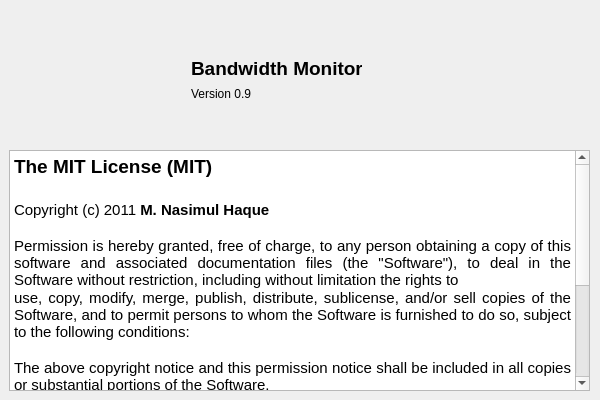
<?xml version="1.0" encoding="UTF-8"?>
<ui version="4.0">
 <class>AboutDialog</class>
 <widget class="QDialog" name="AboutDialog">
  <property name="geometry">
   <rect>
    <x>0</x>
    <y>0</y>
    <width>600</width>
    <height>400</height>
   </rect>
  </property>
  <property name="sizePolicy">
   <sizepolicy hsizetype="Fixed" vsizetype="Fixed">
    <horstretch>0</horstretch>
    <verstretch>0</verstretch>
   </sizepolicy>
  </property>
  <property name="minimumSize">
   <size>
    <width>600</width>
    <height>400</height>
   </size>
  </property>
  <property name="maximumSize">
   <size>
    <width>600</width>
    <height>400</height>
   </size>
  </property>
  <property name="windowTitle">
   <string>About</string>
  </property>
  <widget class="QLabel" name="label">
   <property name="geometry">
    <rect>
     <x>191</x>
     <y>57</y>
     <width>171</width>
     <height>22</height>
    </rect>
   </property>
   <property name="font">
    <font>
     <pointsize>14</pointsize>
    </font>
   </property>
   <property name="text">
    <string>&lt;b&gt;Bandwidth Monitor&lt;/b&gt;</string>
   </property>
  </widget>
  <widget class="QLabel" name="label_2">
   <property name="geometry">
    <rect>
     <x>191</x>
     <y>85</y>
     <width>75</width>
     <height>17</height>
    </rect>
   </property>
   <property name="text">
    <string>Version 0.9</string>
   </property>
  </widget>
  <widget class="QTextEdit" name="textEdit">
   <property name="enabled">
    <bool>true</bool>
   </property>
   <property name="geometry">
    <rect>
     <x>9</x>
     <y>150</y>
     <width>581</width>
     <height>241</height>
    </rect>
   </property>
   <property name="readOnly">
    <bool>true</bool>
   </property>
   <property name="html">
    <string>&lt;!DOCTYPE HTML PUBLIC &quot;-//W3C//DTD HTML 4.0//EN&quot; &quot;http://www.w3.org/TR/REC-html40/strict.dtd&quot;&gt;
&lt;html&gt;&lt;head&gt;&lt;meta name=&quot;qrichtext&quot; content=&quot;1&quot; /&gt;&lt;style type=&quot;text/css&quot;&gt;
p, li { white-space: pre-wrap; }
&lt;/style&gt;&lt;/head&gt;&lt;body style=&quot; font-family:'Ubuntu'; font-size:11pt; font-weight:400; font-style:normal;&quot;&gt;
&lt;p style=&quot; margin-top:0px; margin-bottom:0px; margin-left:0px; margin-right:0px; -qt-block-indent:0; text-indent:0px;&quot;&gt;&lt;span style=&quot; font-size:14pt; font-weight:600;&quot;&gt;The MIT License (MIT)&lt;/span&gt;&lt;/p&gt;
&lt;p style=&quot;-qt-paragraph-type:empty; margin-top:0px; margin-bottom:0px; margin-left:0px; margin-right:0px; -qt-block-indent:0; text-indent:0px; font-size:14pt; font-weight:600;&quot;&gt;&lt;/p&gt;
&lt;p style=&quot; margin-top:0px; margin-bottom:0px; margin-left:0px; margin-right:0px; -qt-block-indent:0; text-indent:0px;&quot;&gt;Copyright (c) 2011 &lt;span style=&quot; font-weight:600;&quot;&gt;M. Nasimul Haque&lt;/span&gt;&lt;/p&gt;
&lt;p style=&quot;-qt-paragraph-type:empty; margin-top:0px; margin-bottom:0px; margin-left:0px; margin-right:0px; -qt-block-indent:0; text-indent:0px;&quot;&gt;&lt;/p&gt;
&lt;p align=&quot;justify&quot; style=&quot; margin-top:0px; margin-bottom:0px; margin-left:0px; margin-right:0px; -qt-block-indent:0; text-indent:0px;&quot;&gt;Permission is hereby granted, free of charge, to any person obtaining a copy of this software and associated documentation files (the &amp;quot;Software&amp;quot;), to deal in the Software without restriction, including without limitation the rights to&lt;/p&gt;
&lt;p align=&quot;justify&quot; style=&quot; margin-top:0px; margin-bottom:0px; margin-left:0px; margin-right:0px; -qt-block-indent:0; text-indent:0px;&quot;&gt;use, copy, modify, merge, publish, distribute, sublicense, and/or sell copies of the Software, and to permit persons to whom the Software is furnished to do so, subject to the following conditions:&lt;/p&gt;
&lt;p align=&quot;justify&quot; style=&quot;-qt-paragraph-type:empty; margin-top:0px; margin-bottom:0px; margin-left:0px; margin-right:0px; -qt-block-indent:0; text-indent:0px;&quot;&gt;&lt;/p&gt;
&lt;p align=&quot;justify&quot; style=&quot; margin-top:0px; margin-bottom:0px; margin-left:0px; margin-right:0px; -qt-block-indent:0; text-indent:0px;&quot;&gt;The above copyright notice and this permission notice shall be included in all copies or substantial portions of the Software.&lt;/p&gt;
&lt;p align=&quot;justify&quot; style=&quot;-qt-paragraph-type:empty; margin-top:0px; margin-bottom:0px; margin-left:0px; margin-right:0px; -qt-block-indent:0; text-indent:0px;&quot;&gt;&lt;/p&gt;
&lt;p align=&quot;justify&quot; style=&quot; margin-top:0px; margin-bottom:0px; margin-left:0px; margin-right:0px; -qt-block-indent:0; text-indent:0px;&quot;&gt;THE SOFTWARE IS PROVIDED &amp;quot;AS IS&amp;quot;, WITHOUT WARRANTY OF ANY KIND, EXPRESS OR IMPLIED, INCLUDING BUT NOT LIMITED TO THE WARRANTIES OF MERCHANTABILITY, FITNESS FOR A PARTICULAR PURPOSE AND NONINFRINGEMENT. IN NO EVENT SHALL THE AUTHORS OR COPYRIGHT HOLDERS BE LIABLE FOR ANY CLAIM, DAMAGES OR OTHER LIABILITY, WHETHER IN AN ACTION OF CONTRACT, TORT OR OTHERWISE, ARISING FROM,&lt;/p&gt;
&lt;p align=&quot;justify&quot; style=&quot; margin-top:0px; margin-bottom:0px; margin-left:0px; margin-right:0px; -qt-block-indent:0; text-indent:0px;&quot;&gt;OUT OF OR IN CONNECTION WITH THE SOFTWARE OR THE USE OR OTHER DEALINGS IN THE SOFTWARE.&lt;/p&gt;&lt;/body&gt;&lt;/html&gt;</string>
   </property>
  </widget>
  <widget class="QLabel" name="labelIcon">
   <property name="enabled">
    <bool>true</bool>
   </property>
   <property name="geometry">
    <rect>
     <x>10</x>
     <y>10</y>
     <width>128</width>
     <height>128</height>
    </rect>
   </property>
   <property name="text">
    <string/>
   </property>
   <property name="pixmap">
    <pixmap>ifmon.png</pixmap>
   </property>
   <property name="scaledContents">
    <bool>true</bool>
   </property>
  </widget>
 </widget>
 <resources/>
 <connections/>
</ui>
